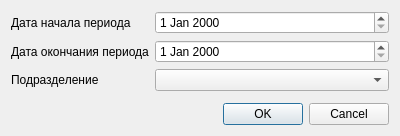
<?xml version="1.0" encoding="UTF-8"?>
<ui version="4.0">
 <class>ReportSalary_OrgStructureSetupDialog</class>
 <widget class="QDialog" name="ReportSalary_OrgStructureSetupDialog">
  <property name="geometry">
   <rect>
    <x>0</x>
    <y>0</y>
    <width>400</width>
    <height>125</height>
   </rect>
  </property>
  <property name="windowTitle">
   <string>Dialog</string>
  </property>
  <layout class="QFormLayout" name="formLayout">
   <item row="0" column="0">
    <widget class="QLabel" name="label">
     <property name="text">
      <string>Дата начала периода</string>
     </property>
    </widget>
   </item>
   <item row="0" column="1">
    <widget class="CDateEdit" name="edtBegDate">
     <property name="sizePolicy">
      <sizepolicy hsizetype="Expanding" vsizetype="Fixed">
       <horstretch>0</horstretch>
       <verstretch>0</verstretch>
      </sizepolicy>
     </property>
    </widget>
   </item>
   <item row="1" column="0">
    <widget class="QLabel" name="label_2">
     <property name="text">
      <string>Дата окончания периода</string>
     </property>
    </widget>
   </item>
   <item row="1" column="1">
    <widget class="CDateEdit" name="edtEndDate">
     <property name="sizePolicy">
      <sizepolicy hsizetype="Expanding" vsizetype="Fixed">
       <horstretch>0</horstretch>
       <verstretch>0</verstretch>
      </sizepolicy>
     </property>
    </widget>
   </item>
   <item row="2" column="0">
    <widget class="QLabel" name="label_3">
     <property name="text">
      <string>Подразделение</string>
     </property>
    </widget>
   </item>
   <item row="2" column="1">
    <widget class="COrgStructureComboBox" name="cmbOrgStructure">
     <property name="sizePolicy">
      <sizepolicy hsizetype="Expanding" vsizetype="Fixed">
       <horstretch>0</horstretch>
       <verstretch>0</verstretch>
      </sizepolicy>
     </property>
    </widget>
   </item>
   <item row="3" column="0">
    <spacer name="verticalSpacer">
     <property name="orientation">
      <enum>Qt::Vertical</enum>
     </property>
     <property name="sizeHint" stdset="0">
      <size>
       <width>20</width>
       <height>40</height>
      </size>
     </property>
    </spacer>
   </item>
   <item row="4" column="0" colspan="2">
    <widget class="QDialogButtonBox" name="buttonBox">
     <property name="orientation">
      <enum>Qt::Horizontal</enum>
     </property>
     <property name="standardButtons">
      <set>QDialogButtonBox::Cancel|QDialogButtonBox::Ok</set>
     </property>
    </widget>
   </item>
  </layout>
 </widget>
 <customwidgets>
  <customwidget>
   <class>CDateEdit</class>
   <extends>QDateEdit</extends>
   <header>library/DateEdit</header>
  </customwidget>
  <customwidget>
   <class>COrgStructureComboBox</class>
   <extends>QComboBox</extends>
   <header>Orgs/OrgStructComboBoxes</header>
  </customwidget>
 </customwidgets>
 <resources/>
 <connections>
  <connection>
   <sender>buttonBox</sender>
   <signal>rejected()</signal>
   <receiver>ReportSalary_OrgStructureSetupDialog</receiver>
   <slot>reject()</slot>
   <hints>
    <hint type="sourcelabel">
     <x>316</x>
     <y>260</y>
    </hint>
    <hint type="destinationlabel">
     <x>286</x>
     <y>274</y>
    </hint>
   </hints>
  </connection>
 </connections>
</ui>
